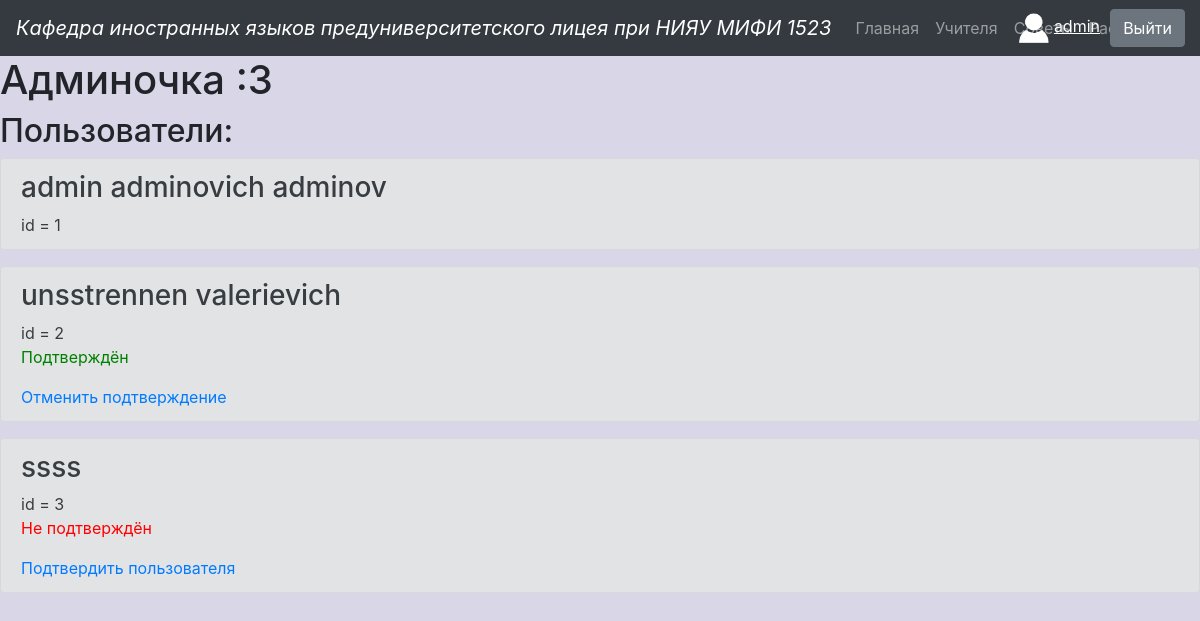
/admin (signed in), run on the app's committed database.
### main.py (models this page shows, shortened)
class Teacher(db.Model):
    id = db.Column(db.Integer, primary_key=True)
    username = db.Column(db.String(80), unique=True, nullable=False)
    full_name = db.Column(db.String(80), unique=False, nullable=False)
    password = db.Column(db.String(80), unique=False, nullable=False)
    accepted = db.Column(db.Boolean, unique=False)

### main.py (the view)
@app.route('/admin')
def admin():
    if 'username' not in session:
        return redirect('/index')
    if session['username'] != 'admin':
        return redirect('/index')
    return render_template('admin.html', session=session, users=Teacher.query.all())

### templates/admin.html (shortened to what this page needs)
<!DOCTYPE html>
<html lang="ru">
<head>
    <link rel="stylesheet" href="{{ url_for('static', filename='css/bootstrap.min.css') }}" >
    <link rel="stylesheet" href="{{ url_for('static', filename='css/TEACHERS.css') }}" >
</head>
<body style='background-color:#d9d6e7;'>
  <nav class="navbar navbar-expand-lg navbar-dark bg-dark">
<a class="navbar-brand" href="#"><em>Кафедра иностранных языков предуниверситетского лицея при НИЯУ МИФИ 1523</em></a>
<div class="collapse navbar-collapse" id="navbarNav">
 <ul class="navbar-nav">
   <li class="nav-item">
     <a class="nav-link" href="/index">Главная</a>
   </li>
   <li class="nav-item">
     <a class="nav-link" href="/teachers">Учителя <span class="sr-only">(current)</span></a>
   </li>
   <li class="nav-item">
     <a class="nav-link" href="/advices">Советы</a>
   </li>
   <li class="nav-item">
     <a class="nav-link" href="/timetable">Расписание</a>
   </li>
 </ul>
    {% if session['username'] %}
    <div style="position: absolute; right: 100px;">
  <img src="{{ url_for('static', filename='images/user.png') }}" width="30" height="30">
    <a href="profile" style="color: white; text-decoration: underline; display: inline;">
        {{ session['username'] }}</a>
    </div>
        <a class="btn btn-secondary" href="logout" role="button" style="position: absolute; right: 15px; display: inline;">Выйти</a>
    {% else %}
  <a class="btn btn-secondary" href="login" role="button"style="position: absolute; right: 15px; display: inline;">Войти</a>
    {% endif %}
</div>
</nav>
  <h1>Админочка :3</h1>
  <h2>Пользователи:</h2>
{% for user in users %}
    <div class="alert alert-secondary" role="alert">
        <h3>{{user.full_name}}</h3>
        <div>id = {{user.id}}</div>
        {% if user.username != 'admin' %}
            {% if user.accepted %}
            <p style="color: green">Подтверждён</p>
            <a href="accept/{{user.id}}">Отменить подтверждение</a>
            {% else %}
            <p style="color: red">Не подтверждён</p>
            <a href="accept/{{user.id}}">Подтвердить пользователя</a>
            {% endif %}
        {% endif %}
    </div>
{% endfor %}
</body>
</html>

### data on the page
Teacher: full_name "admin adminovich adminov", id "1"
Teacher: full_name "unsstrennen valerievich", id "2"
Teacher: full_name "ssss", id "3"

### other printed values
{{ session['username'] }} "admin"
